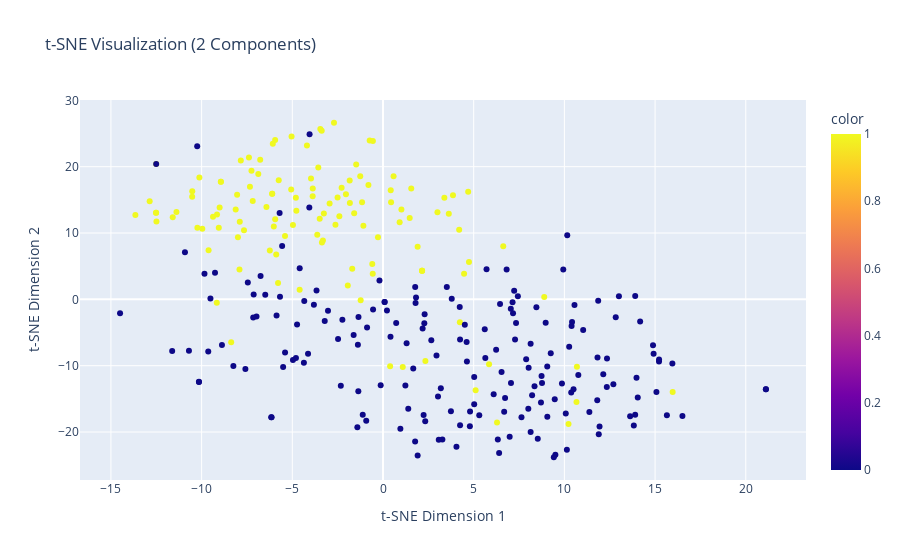
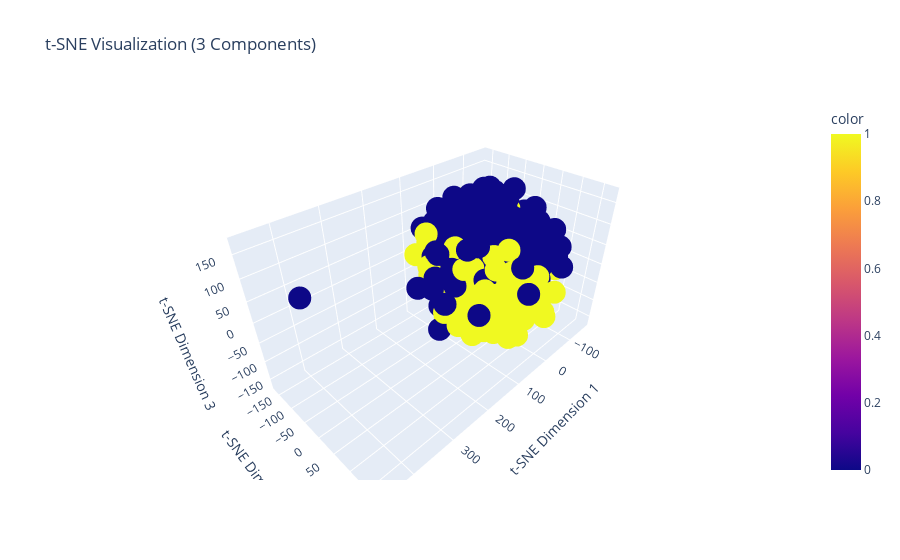

Notebook code for these charts, in order:
### Code cell
tsne_2d = TSNE(n_components=2, random_state=42, perplexity=30, learning_rate=200)
drvImages_2d = tsne_2d.fit_transform(vImages)

# t-SNE with 3 components
tsne_3d = TSNE(n_components=3, random_state=42, perplexity=30, learning_rate=200)
drvImages_3d = tsne_3d.fit_transform(vImages)

# 2D Visualization
fig_2d = px.scatter(
    x=drvImages_2d[:, 0],
    y=drvImages_2d[:, 1],
    color=labels,
    labels={'x': 't-SNE Dimension 1', 'y': 't-SNE Dimension 2'},
    title="t-SNE Visualization (2 Components)"
)
fig_2d.show()

# 3D Visualization
fig_3d = px.scatter_3d(
    x=drvImages_3d[:, 0],
    y=drvImages_3d[:, 1],
    z=drvImages_3d[:, 2],
    color=labels,
    labels={'x': 't-SNE Dimension 1', 'y': 't-SNE Dimension 2', 'z': 't-SNE Dimension 3'},
    title="t-SNE Visualization (3 Components)"
)
fig_3d.show()

### Figure 1 — Plotly figure (JSON) as saved in the notebook; plotly's stock layout.template omitted (floating-point values rounded to 4 significant figures; data arrays with more than 128 entries replaced by an {"elided": "..."} marker saying what was removed)
{"data": [{"hovertemplate": "t-SNE Dimension 1=%{x}<br>t-SNE Dimension 2=%{y}<br>color=%{marker.color}<extra></extra>", "legendgroup": "", "marker": {"color": {"elided": "300 int values"}, "coloraxis": "coloraxis", "symbol": "circle"}, "mode": "markers", "name": "", "orientation": "v", "showlegend": false, "type": "scatter", "x": {"elided": "300 float values"}, "xaxis": "x", "y": {"elided": "300 float values"}, "yaxis": "y"}], "layout": {"coloraxis": {"colorbar": {"title": {"text": "color"}}, "colorscale": [[0, "#0d0887"], [0.1111, "#46039f"], [0.2222, "#7201a8"], [0.3333, "#9c179e"], [0.4444, "#bd3786"], [0.5556, "#d8576b"], [0.6667, "#ed7953"], [0.7778, "#fb9f3a"], [0.8889, "#fdca26"], [1, "#f0f921"]]}, "legend": {"tracegroupgap": 0}, "title": {"text": "t-SNE Visualization (2 Components)"}, "xaxis": {"anchor": "y", "domain": [0, 1], "title": {"text": "t-SNE Dimension 1"}}, "yaxis": {"anchor": "x", "domain": [0, 1], "title": {"text": "t-SNE Dimension 2"}}}}

### Figure 2 — Plotly figure (JSON) as saved in the notebook; plotly's stock layout.template omitted (floating-point values rounded to 4 significant figures; data arrays with more than 128 entries replaced by an {"elided": "..."} marker saying what was removed)
{"data": [{"hovertemplate": "t-SNE Dimension 1=%{x}<br>t-SNE Dimension 2=%{y}<br>t-SNE Dimension 3=%{z}<br>color=%{marker.color}<extra></extra>", "legendgroup": "", "marker": {"color": {"elided": "300 int values"}, "coloraxis": "coloraxis", "symbol": "circle"}, "mode": "markers", "name": "", "scene": "scene", "showlegend": false, "type": "scatter3d", "x": {"elided": "300 float values"}, "y": {"elided": "300 float values"}, "z": {"elided": "300 float values"}}], "layout": {"coloraxis": {"colorbar": {"title": {"text": "color"}}, "colorscale": [[0, "#0d0887"], [0.1111, "#46039f"], [0.2222, "#7201a8"], [0.3333, "#9c179e"], [0.4444, "#bd3786"], [0.5556, "#d8576b"], [0.6667, "#ed7953"], [0.7778, "#fb9f3a"], [0.8889, "#fdca26"], [1, "#f0f921"]]}, "legend": {"tracegroupgap": 0}, "scene": {"domain": {"x": [0, 1], "y": [0, 1]}, "xaxis": {"title": {"text": "t-SNE Dimension 1"}}, "yaxis": {"title": {"text": "t-SNE Dimension 2"}}, "zaxis": {"title": {"text": "t-SNE Dimension 3"}}}, "title": {"text": "t-SNE Visualization (3 Components)"}}}
